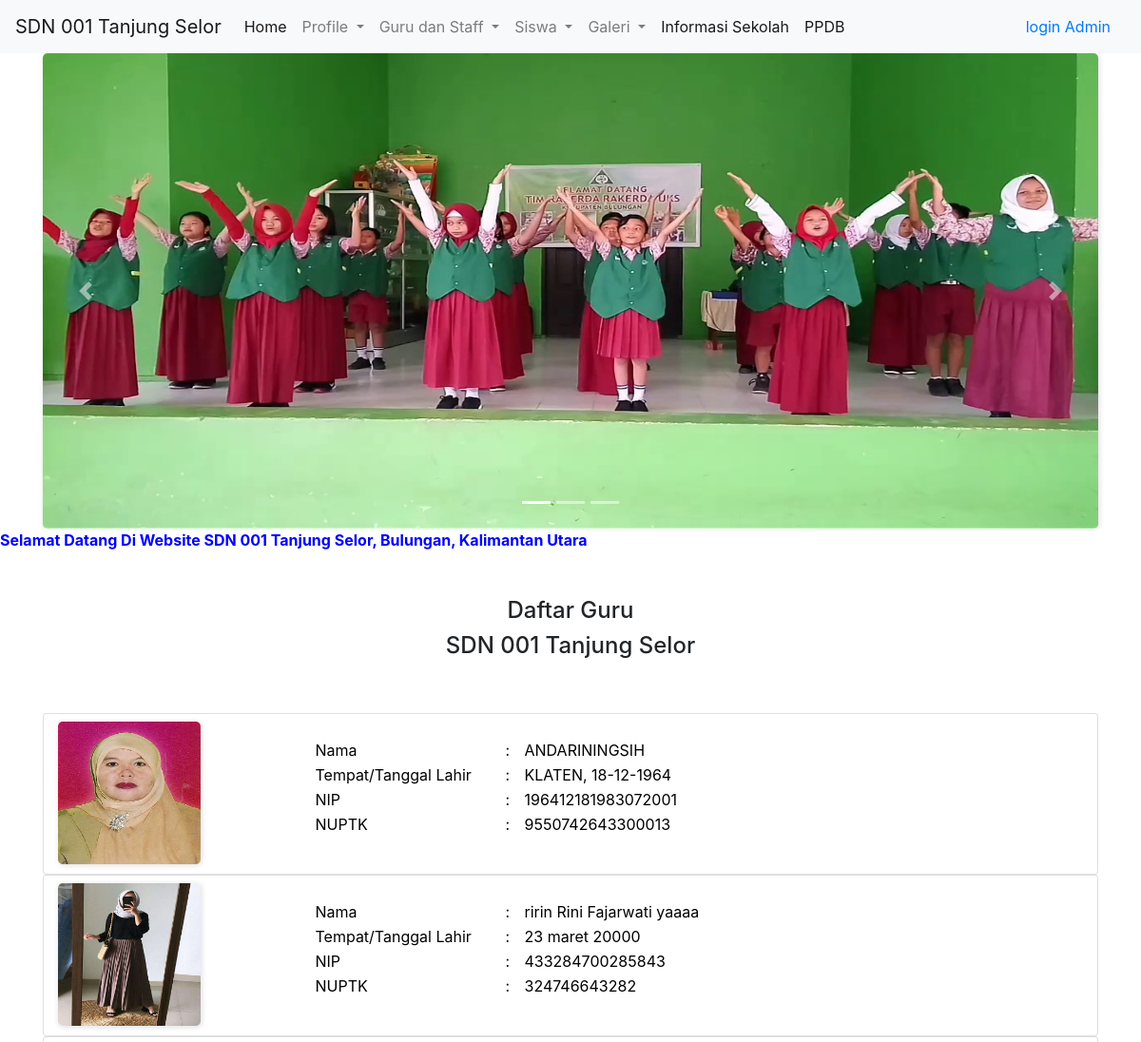
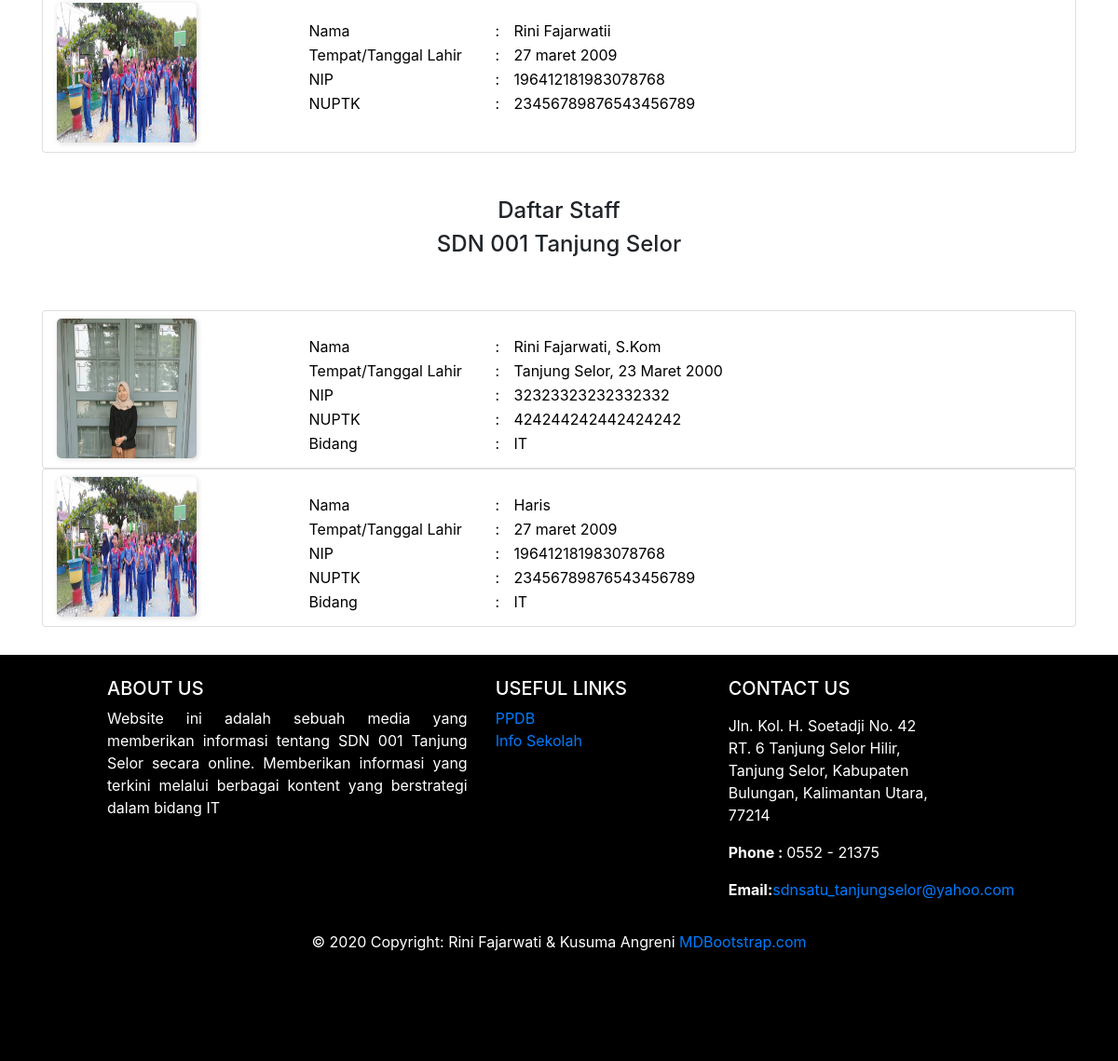
Screenshot of /page/guru.php with the database file from the repository (2 pictures, top to bottom).
### tables this page shows
CREATE TABLE `content` (
  `id` int(11) NOT NULL,
  `title` text NOT NULL,
  `content` text NOT NULL,
  `image` varchar(200) NOT NULL,
  `type` varchar(200) NOT NULL
);

CREATE TABLE `guru_staff` (
  `id` int(11) NOT NULL,
  `nama` varchar(500) NOT NULL,
  `lahir` varchar(200) NOT NULL,
  `nip` varchar(100) NOT NULL,
  `nuptk` varchar(100) NOT NULL,
  `image` varchar(200) NOT NULL,
  `kepsek` tinyint(1) NOT NULL,
  `guru` tinyint(1) NOT NULL,
  `staff` tinyint(1) NOT NULL,
  `bidang` varchar(20) NOT NULL
);

### page/guru.php (the view, shortened to what this page needs)
<?php
$admin = $_SESSION['auth'];
include "../config/koneksi.php";
?>
<!doctype html>
<html lang="en">
<head>
    <link rel="stylesheet" href="https://maxcdn.bootstrapcdn.com/bootstrap/4.0.0/css/bootstrap.min.css">
    <link rel="stylesheet" type="text/css" href="../css/global.css">
</head>
<body>
    <header>
        <nav class="navbar navbar-expand-lg navbar-light bg-light">
            <a class="navbar-brand" href="#">SDN 001 Tanjung Selor</a>
            <div class="collapse navbar-collapse" id="navbarSupportedContent">
                <ul class="navbar-nav mr-auto">
                    <li class="nav-item active">
                        <a class="nav-link" href="home.php">Home <span class="sr-only">(current)</span></a>
                    </li>
                    <li class="nav-item dropdown">
                        <a class="nav-link dropdown-toggle" href="#" id="navbarDropdown" role="button" data-toggle="dropdown" aria-haspopup="true" aria-expanded="false">
                            Profile
                        </a>
                    </li>
                    <li class="nav-item dropdown">
                        <a class="nav-link dropdown-toggle" href="#" id="navbarDropdown" role="button" data-toggle="dropdown" aria-haspopup="true" aria-expanded="false">
                            Guru dan Staff
                        </a>
                    </li>
                    <li class="nav-item dropdown">
                        <a class="nav-link dropdown-toggle" href="#" id="navbarDropdown" role="button" data-toggle="dropdown" aria-haspopup="true" aria-expanded="false">
                            Siswa
                        </a>
                    </li>
                    <li class="nav-item dropdown">
                        <a class="nav-link dropdown-toggle" href="#" id="navbarDropdown" role="button" data-toggle="dropdown" aria-haspopup="true" aria-expanded="false">
                            Galeri
                        </a>
                    </li>
                    <li class="nav-item active">
                        <a class="nav-link" href="info.php">Informasi Sekolah <span class="sr-only">(current)</span></a>
                    </li>
                    <li class="nav-item active">
                        <a class="nav-link" href="https://ppdbsd001tanjungselor.000webhostapp.com/">PPDB <span class="sr-only">(current)</span></a>
                    </li>
                </ul>
                <form class="nav-item active">
                    <?php
                    if ($admin === "true") {
                        echo " <a class='nav-link' href='logout.php'>Logout<span class='sr-only'>(current)</span></a>";
                    } else {
                        echo " <a class='nav-link' href='login.html'>login Admin<span class='sr-only'>(current)</span></a>";
                    }
                    ?>
                </form>
            </div>
        </nav>
        <div class="atas">
            <div id="carouselExampleIndicators" class="carousel slide" data-ride="carousel">
                <ol class="carousel-indicators">
                    <li data-target="#carouselExampleIndicators" data-slide-to="0" class="active"></li>
                    <li data-target="#carouselExampleIndicators" data-slide-to="1"></li>
                    <li data-target="#carouselExampleIndicators" data-slide-to="2"></li>
                </ol>
                <div class="carousel-inner container">
                    <?php
                    $ambildata = mysqli_query($conn, "SELECT * FROM content WHERE type='isifoto'");
                    $i = "false";
                    while ($tampil = mysqli_fetch_array($ambildata)) {
                        if ($i === "false") echo "<div class='carousel-item active'>";
                        else echo "<div class='carousel-item'>";
                        $i = "true";
                        echo "
                        <img class='d-block w-100' src='../image/$tampil[image]' width='350' height='500' alt='$tampil[content]'>
                    </div>
                    ";
                    }
                    ?>
                </div>
                <a class="carousel-control-prev" href="#carouselExampleIndicators" role="button" data-slide="prev">
                    <span class="carousel-control-prev-icon" aria-hidden="true"></span>
                </a>
                <a class="carousel-control-next" href="#carouselExampleIndicators" role="button" data-slide="next">
                    <span class="carousel-control-next-icon" aria-hidden="true"></span>
                </a>
            </div>
        </div>
        <div class="tulisan">
            <marquee style="color: blue"><b> Selamat Datang Di Website SDN 001 Tanjung Selor, Bulungan, Kalimantan Utara</b>
            </marquee>
        </div>
    </header>
    <main class="main">
        <div class="container">
            <div class="justify-content-center pl-3 pr-3 pt-5 pb-5">
                <h4 style="text-align: center;">Daftar Guru</h4>
                <h4 style="text-align: center;">SDN 001 Tanjung Selor</h4>
            </div>
            <div id="person">
                <?php
                $ambildata = mysqli_query($conn, "SELECT * FROM guru_staff WHERE kepsek ='1' OR guru ='1'");
                while ($tampil = mysqli_fetch_array($ambildata)) {
                    echo "
        <div class='card'>
                <div class='col-12' id='foto'>
                    <img class='img-top'  src='../image/$tampil[image]' alt='workingspace''>
                        <table alt='workingspace'>
                            <tr>
                                <td width='200px' style='vertical-align: top'>Nama</td>
                                <td width='20px' style='vertical-align: top'> : </td>
                                <td>$tampil[nama]</td>
                            </tr>
                            <tr>
                                <td width='200px' style='vertical-align: top'>Tempat/Tanggal Lahir</td>
                                <td width='20px' style='vertical-align: top'> : </td>
                                <td>$tampil[lahir]</td>
                            </tr>
                            <tr>
                                <td width='200px' style='vertical-align: top'>NIP</td>
                                <td width='20px' style='vertical-align: top'> : </td>
                                <td>$tampil[nip]</td>
                            </tr>
                            <tr>
                                <td width='200px' style='vertical-align: top'>NUPTK</td>
                                <td width='20px' style='vertical-align: top'> : </td>
                                <td>$tampil[nuptk]</td>";
                    echo " </tr></table>
            </div>
        </div>
        ";
                }
                ?>
            </div>
        </div>
    </main>
    <main class="main">
        <div class="container">
            <div class="justify-content-center pl-3 pr-3 pt-5 pb-5">
                <h4 style="text-align: center;">Daftar Staff</h4>
                <h4 style="text-align: center;">SDN 001 Tanjung Selor</h4>
            </div>
            <div id="person">
                <?php
                $ambildata = mysqli_query($conn, "SELECT * FROM guru_staff WHERE staff ='1'");
                while ($tampil = mysqli_fetch_array($ambildata)) {
                    echo "
        <div class='card'>
                <div class='col-12' id='foto'>
                    <img class='img-top'  src='../image/$tampil[image]' alt='workingspace''>
                        <table alt='workingspace'>
                            <tr>
                                <td width='200px' style='vertical-align: top'>Nama</td>
                                <td width='20px' style='vertical-align: top'> : </td>
                                <td>$tampil[nama]</td>
                            </tr>
                            <tr>
                                <td width='200px' style='vertical-align: top'>Tempat/Tanggal Lahir</td>
                                <td width='20px' style='vertical-align: top'> : </td>
                                <td>$tampil[lahir]</td>
                            </tr>
                            <tr>
                                <td width='200px' style='vertical-align: top'>NIP</td>
                                <td width='20px' style='vertical-align: top'> : </td>
                                <td>$tampil[nip]</td>
                            </tr>
                            <tr>
                                <td width='200px' style='vertical-align: top'>NUPTK</td>
                                <td width='20px' style='vertical-align: top'> : </td>
                                <td>$tampil[nuptk]</td>
                            </tr>
                            <tr>
                                <td width='200px' style='vertical-align: top'>Bidang</td>
                                <td width='20px' style='vertical-align: top'> : </td>
                                <td>$tampil[bidang]</td>";
                    echo " </tr></table>
            </div>
        </div>
        ";
                }
                ?>
            </div>
        </div>
    </main>
    <footer class="page-footer font-small blue pt-4">
        <div class="container-fluid text-center text-md-left">
            <div class="row">
                <div class="col-md-5 mt-md-0 mt-3">
                    <h5 class="text-uppercase">About Us</h5>
                    <?php
                    include "../config/koneksi.php";
                    $ambildata = mysqli_query($conn, "SELECT * FROM content WHERE title='About'");
                    while ($tampil = mysqli_fetch_array($ambildata)) {
                        echo "
                            <p style='text-align:justify'>$tampil[content]</p>
                        ";
                    }
                    ?>
                </div>
                <div class="col-md-3 mb-md-0 mb-3">
                    <h5 class="text-uppercase">Useful Links</h5>
                    <ul class="list-unstyled">
                        <li>
                            <a href="https://ppdbsd001tanjungselor.000webhostapp.com/">PPDB</a>
                        </li>
                        <li>
                            <a href="info.php">Info Sekolah</a>
                        </li>
                    </ul>
                </div>
                <div class="col-md-3 mb-md-0 mb-3">
                    <h5 class="text-uppercase">Contact Us</h5>
                    <ul class="list-unstyled">
                        <li>
                            <p>
                            <address>Jln. Kol. H. Soetadji No. 42 RT. 6 Tanjung Selor Hilir, Tanjung Selor, Kabupaten Bulungan, Kalimantan Utara, 77214</address>
                            </p>
                        </li>
                        <li>
                            <p><strong>Phone : </strong>0552 - 21375<br /></p>
                        </li>
                        <li>
                            <p><strong>Email:</strong><a href="mailto:sdnsatu_tanjungselor@yahoo.com">sdnsatu_tanjungselor@yahoo.com</a></p>
                        </li>
                    </ul>
                </div>
            </div>
        </div>
        <div class="footer-copyright text-center py-3">© 2020 Copyright: Rini Fajarwati & Kusuma Angreni
            <a href="https://mdbootstrap.com/"> MDBootstrap.com</a>
        </div>
    </footer>
</body>
</html>

### css/global.css (style rules this page uses)
.atas { background-color: white; text-align: center; color: white; }
footer { background-color: black; color: white; padding: 100px; margin-top: 30px; }
#person h4, #person img, #person p { text-align: center; margin-left: auto; margin-right: auto; display: block; margin-top: 8px; }
.img-top { float:left; height:150px; width: 150px; border: 4px; margin-top: 40px; margin-bottom: 10px; margin-right: 32px; }
.card table { float: right; width: 75%; margin-top: 25px; border: 1px; color: black; }
img { box-shadow: 1px 1px 5px 1px rgba(0, 0, 0, 0.1); border-radius: 5px }
span { display: inline-block; width: 300px; height: 50px; overflow: hidden; }

### rows the page displays
content: image (picture)
guru_staff: image (picture), nama "ANDARININGSIH", lahir "KLATEN, 18-12-1964", nip "196412181983072001", nuptk "9550742643300013"
guru_staff: image (picture), nama "ririn Rini Fajarwati yaaaa", lahir "23 maret 20000", nip "433284700285843", nuptk "324746643282"
guru_staff: image (placeholder picture), nama "Rini Fajarwatii", lahir "27 maret 2009", nip "196412181983078768", nuptk "23456789876543456789"
guru_staff: image (picture), nama "Rini Fajarwati, S.Kom", lahir "Tanjung Selor, 23 Maret 2000", nip "32323323232332332", nuptk "424244242442424242", bidang "IT"
guru_staff: image (placeholder picture), nama "Haris", lahir "27 maret 2009", nip "196412181983078768", nuptk "23456789876543456789", bidang "IT"
content: content "Website ini adalah sebuah media yang memberikan informasi tentang SDN 001 Tanjung Selor secara online. Memberikan informasi yang terkini melalui berbagai kontent yang berstrategi dalam bidang IT"
